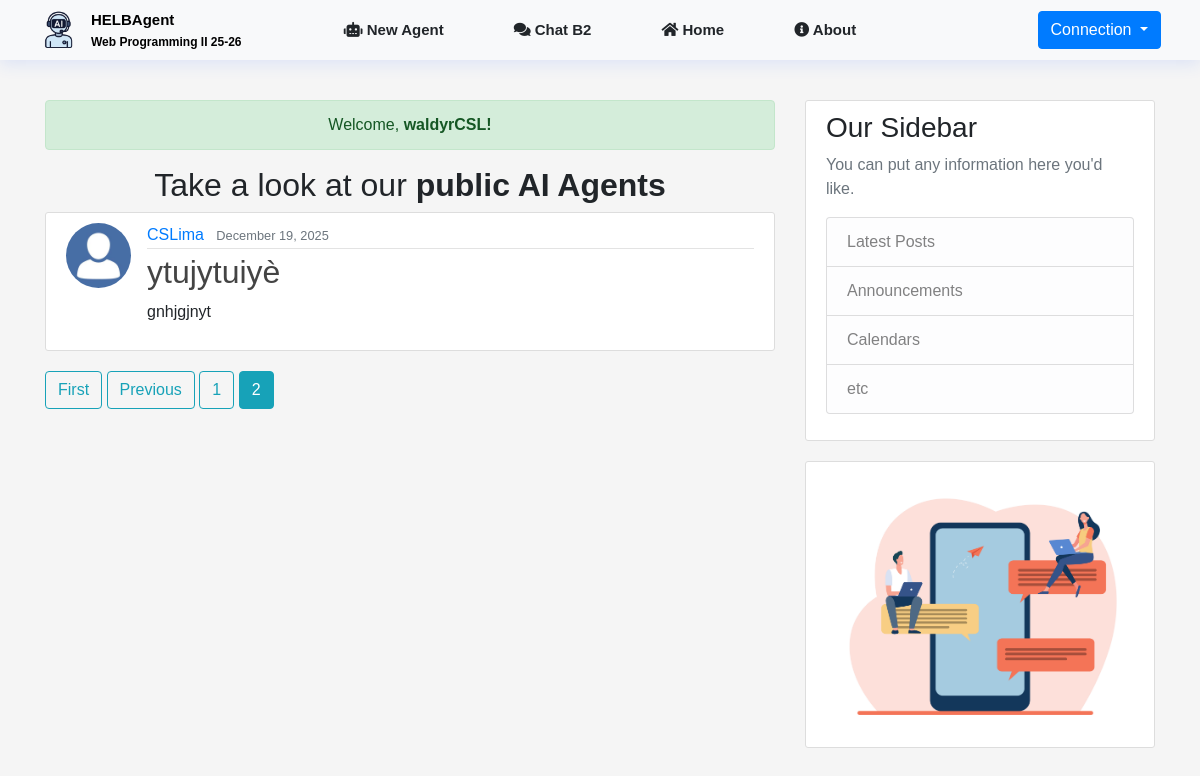
The app's page /?page=2 (signed in) with its own data.
### main/models.py (models this page shows, shortened)
class Agent(models.Model):
    MODEL_TYPE_LOCAL = 'local'
    MODEL_TYPE_API = 'api'
    MODEL_NAME_GPT4_MINI = 'gpt-4o-mini'
    MODEL_NAME_SMOL_LM = 'SmolLm-135M'
    MODEL_TYPES = [
        (MODEL_TYPE_LOCAL, 'Local'),
        (MODEL_TYPE_API, 'API')
    ]
    MODEL_NAMES = [
        (MODEL_NAME_GPT4_MINI, 'GPT-4o Mini'),
        (MODEL_NAME_SMOL_LM, 'Smol LM 135M'),
    ]
    SENDER_AGENT = "agent"
    id = models.UUIDField(primary_key=True, default=uuid.uuid4, editable=False)
    title = models.CharField(max_length=100)
    author = models.ForeignKey(User, on_delete=models.CASCADE, related_name='agents')
    date_created = models.DateTimeField(default=timezone.now)
    conversation = models.JSONField(default=list, blank=True)
    users = models.ManyToManyField(User, blank=True, related_name='used_agents')
    user_count = models.PositiveIntegerField(default=0)
    message_count = models.PositiveIntegerField(default=0)
    model_type = models.CharField(max_length=10,choices=MODEL_TYPES,default=MODEL_TYPE_API)
    model_name = models.CharField(max_length=120,choices=MODEL_NAMES,default=MODEL_NAME_GPT4_MINI)
    preprompt = models.TextField(blank=True)
    description = models.CharField(max_length=250)
    avatar = models.ImageField(default='default.jpg',upload_to='agent_pics/',null=True,blank=True)
    is_public = models.BooleanField(default=True, editable=False)
    cooldown = models.PositiveIntegerField(default=5)
    api_key = models.CharField(max_length=255, blank=True, null=True)
    def get_message_count(self) -> int:
        return len(self.conversation or [])
    def get_activity_score(self) -> int:
        return self.get_message_count() + (self.user_count * ACTIVITY_USER_WEIGHT)

### main/views.py (the view)
# urls.py: path('', AgentListView.as_view(), name='home'),
class AgentListView(ListView):
    model = Agent
    template_name = 'main/home.html'
    context_object_name = 'agents'
    paginate_by = DEFAULT_PAGINATION_COUNT
    def get_queryset(self) -> list:
        agents = list(Agent.objects.all())
        agents.sort(key=lambda x: x.get_activity_score(), reverse=True)
        return agents

### main/templates/main/home.html (shortened to what this page needs)
{% extends 'main/base.html' %}
{% load static %}
{% block content %}
    {% if user.is_authenticated %}
        <div class="alert alert-success" role="alert" style="text-align:center;">
            Welcome, <strong>{{ user.username }}!</strong>
        </div>
        <h2 style="text-align:center;">Take a look at our <strong>public AI Agents</strong></h2>
        {% for agent in agents %}
            <article class="media content-section">
                <img class="rounded-circle article-img" src="{{ agent.avatar.url }}">
                <div class="media-body">
                    <div class="article-metadata">
                        <a class="mr-2" href="{% url 'user-agents' agent.author.username %}">{{ agent.author }}</a>
                        <small class="text-muted">{{ agent.date_created|date:"F d, Y" }}</small>
                    </div>
                    <h2><a class="article-title" href="{% url 'agent-detail' agent.id %}">{{ agent.title }}</a></h2>
                    <p class="article-content">{{ agent.description }}</p>
                </div>
            </article>
        {% endfor %}
        {% include 'main/pagination.html' %}
    {% endif %}
{% endblock content %}

### main/static/main/styles/main.css (style rules this page uses)
body { margin: 0; padding: 0; font-family: 'Poppins', sans-serif; background-color: #f5f5f5; }
.content-section { background: #ffffff; padding: 10px 20px; border: 1px solid #dddddd; border-radius: 3px; margin-bottom: 20px; }
.article-title { color: #444444; }
.article-content { white-space: pre-line; }
.article-img { height: 65px; width: 65px; margin-right: 16px; }
.article-metadata { padding-bottom: 1px; margin-bottom: 4px; border-bottom: 1px solid #e3e3e3 }
.text-muted { color: gray; }

### records on screen
Agent: avatar (placeholder picture), author "CSLima", date_created "December 19, 2025", title "ytujytuiyè", description "gnhjgjnyt"

### other values on screen
{{ user.username }} "waldyrCSL"
{{ num }} "1"
{{ num }} "2"
